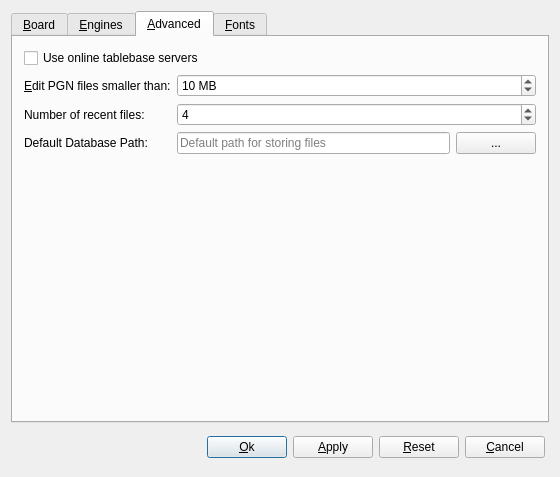
<?xml version="1.0" encoding="UTF-8"?>
<ui version="4.0">
 <class>PreferencesDialog</class>
 <widget class="QDialog" name="PreferencesDialog">
  <property name="geometry">
   <rect>
    <x>0</x>
    <y>0</y>
    <width>560</width>
    <height>477</height>
   </rect>
  </property>
  <property name="windowTitle">
   <string>Preferences</string>
  </property>
  <property name="modal">
   <bool>true</bool>
  </property>
  <layout class="QVBoxLayout" name="verticalLayout_3">
   <item>
    <widget class="QTabWidget" name="tabWidget">
     <property name="autoFillBackground">
      <bool>false</bool>
     </property>
     <property name="currentIndex">
      <number>2</number>
     </property>
     <widget class="QWidget" name="tabGeneral">
      <attribute name="title">
       <string>&amp;Board</string>
      </attribute>
      <layout class="QGridLayout">
       <item row="4" column="0">
        <widget class="QCheckBox" name="boardFrameCheck">
         <property name="text">
          <string>&amp;Draw frame between squares</string>
         </property>
        </widget>
       </item>
       <item row="2" column="0" colspan="2">
        <widget class="QLabel" name="label">
         <property name="text">
          <string>&amp;Colors:</string>
         </property>
         <property name="buddy">
          <cstring>boardColorsList</cstring>
         </property>
        </widget>
       </item>
       <item row="5" column="0">
        <spacer>
         <property name="orientation">
          <enum>Qt::Vertical</enum>
         </property>
         <property name="sizeType">
          <enum>QSizePolicy::Expanding</enum>
         </property>
         <property name="sizeHint" stdset="0">
          <size>
           <width>20</width>
           <height>150</height>
          </size>
         </property>
        </spacer>
       </item>
       <item row="0" column="0">
        <widget class="QLabel" name="pieceThemeLabel">
         <property name="text">
          <string>&amp;Chess set:</string>
         </property>
         <property name="buddy">
          <cstring>pieceThemeCombo</cstring>
         </property>
        </widget>
       </item>
       <item row="0" column="2">
        <layout class="QHBoxLayout">
         <item>
          <widget class="QComboBox" name="pieceThemeCombo">
           <property name="sizePolicy">
            <sizepolicy hsizetype="MinimumExpanding" vsizetype="Fixed">
             <horstretch>0</horstretch>
             <verstretch>0</verstretch>
            </sizepolicy>
           </property>
          </widget>
         </item>
         <item>
          <widget class="QComboBox" name="pieceEffect">
           <property name="sizePolicy">
            <sizepolicy hsizetype="MinimumExpanding" vsizetype="Fixed">
             <horstretch>0</horstretch>
             <verstretch>0</verstretch>
            </sizepolicy>
           </property>
           <item>
            <property name="text">
             <string>plain</string>
            </property>
           </item>
           <item>
            <property name="text">
             <string>outline</string>
            </property>
           </item>
           <item>
            <property name="text">
             <string>outline+shadow</string>
            </property>
           </item>
          </widget>
         </item>
        </layout>
       </item>
       <item row="3" column="0" colspan="3">
        <widget class="ColorList" name="boardColorsList"/>
       </item>
       <item row="1" column="0">
        <widget class="QLabel" name="boardThemeLabel">
         <property name="text">
          <string>Board &amp;style:</string>
         </property>
         <property name="buddy">
          <cstring>boardThemeCombo</cstring>
         </property>
        </widget>
       </item>
       <item row="1" column="2">
        <widget class="QComboBox" name="boardThemeCombo">
         <property name="sizePolicy">
          <sizepolicy hsizetype="MinimumExpanding" vsizetype="Fixed">
           <horstretch>0</horstretch>
           <verstretch>0</verstretch>
          </sizepolicy>
         </property>
        </widget>
       </item>
       <item row="6" column="0" colspan="3">
        <widget class="QGroupBox" name="groupBox">
         <property name="sizePolicy">
          <sizepolicy hsizetype="Expanding" vsizetype="Preferred">
           <horstretch>0</horstretch>
           <verstretch>0</verstretch>
          </sizepolicy>
         </property>
         <property name="title">
          <string>Mouse Behaviour</string>
         </property>
         <property name="alignment">
          <set>Qt::AlignBottom|Qt::AlignLeading|Qt::AlignLeft</set>
         </property>
         <layout class="QVBoxLayout" name="verticalLayout_2">
          <property name="sizeConstraint">
           <enum>QLayout::SetDefaultConstraint</enum>
          </property>
          <item>
           <widget class="QCheckBox" name="guessMoveCheck">
            <property name="text">
             <string>&amp;Guess move on left-click</string>
            </property>
           </widget>
          </item>
          <item>
           <widget class="QCheckBox" name="guessNextMove">
            <property name="text">
             <string>Next guess on right click</string>
            </property>
           </widget>
          </item>
          <item>
           <layout class="QHBoxLayout" name="horizontalLayout_2">
            <item>
             <widget class="QLabel" name="labelWheel">
              <property name="text">
               <string>Wheel sensitivity</string>
              </property>
             </widget>
            </item>
            <item>
             <spacer name="horizontalSpacer">
              <property name="orientation">
               <enum>Qt::Horizontal</enum>
              </property>
              <property name="sizeHint" stdset="0">
               <size>
                <width>40</width>
                <height>20</height>
               </size>
              </property>
             </spacer>
            </item>
            <item>
             <widget class="QLabel" name="labelFast">
              <property name="text">
               <string>Fast</string>
              </property>
             </widget>
            </item>
            <item>
             <widget class="QSlider" name="minWheelCount">
              <property name="maximum">
               <number>240</number>
              </property>
              <property name="singleStep">
               <number>60</number>
              </property>
              <property name="pageStep">
               <number>60</number>
              </property>
              <property name="orientation">
               <enum>Qt::Horizontal</enum>
              </property>
              <property name="invertedAppearance">
               <bool>false</bool>
              </property>
              <property name="tickPosition">
               <enum>QSlider::TicksBothSides</enum>
              </property>
              <property name="tickInterval">
               <number>60</number>
              </property>
             </widget>
            </item>
            <item>
             <widget class="QLabel" name="label_10">
              <property name="text">
               <string>Slow</string>
              </property>
             </widget>
            </item>
           </layout>
          </item>
         </layout>
        </widget>
       </item>
      </layout>
     </widget>
     <widget class="QWidget" name="tabEngines">
      <attribute name="title">
       <string>&amp;Engines</string>
      </attribute>
      <layout class="QGridLayout">
       <item row="1" column="0">
        <widget class="QWidget" name="engineEditWidget" native="true">
         <property name="sizePolicy">
          <sizepolicy hsizetype="Preferred" vsizetype="Maximum">
           <horstretch>0</horstretch>
           <verstretch>0</verstretch>
          </sizepolicy>
         </property>
         <layout class="QGridLayout">
          <item row="1" column="1" colspan="3">
           <widget class="QLineEdit" name="engineCommand">
            <property name="minimumSize">
             <size>
              <width>300</width>
              <height>0</height>
             </size>
            </property>
            <property name="placeholderText">
             <string>Path to executable</string>
            </property>
           </widget>
          </item>
          <item row="3" column="1" colspan="3">
           <widget class="QLineEdit" name="engineDirectory">
            <property name="minimumSize">
             <size>
              <width>300</width>
              <height>0</height>
             </size>
            </property>
            <property name="placeholderText">
             <string>Path where engine is started - usually place of books</string>
            </property>
           </widget>
          </item>
          <item row="3" column="0">
           <widget class="QLabel" name="label_2">
            <property name="text">
             <string>Directory:</string>
            </property>
           </widget>
          </item>
          <item row="4" column="0">
           <widget class="QLabel" name="label_4">
            <property name="sizePolicy">
             <sizepolicy hsizetype="Maximum" vsizetype="Maximum">
              <horstretch>0</horstretch>
              <verstretch>0</verstretch>
             </sizepolicy>
            </property>
            <property name="text">
             <string>Protocol:</string>
            </property>
           </widget>
          </item>
          <item row="0" column="0">
           <widget class="QLabel" name="label_6">
            <property name="text">
             <string>Name:</string>
            </property>
           </widget>
          </item>
          <item row="2" column="0">
           <widget class="QLabel" name="label_5">
            <property name="text">
             <string>Options:</string>
            </property>
           </widget>
          </item>
          <item row="1" column="4">
           <widget class="QToolButton" name="commandButton">
            <property name="sizePolicy">
             <sizepolicy hsizetype="Preferred" vsizetype="Fixed">
              <horstretch>0</horstretch>
              <verstretch>0</verstretch>
             </sizepolicy>
            </property>
            <property name="text">
             <string>...</string>
            </property>
           </widget>
          </item>
          <item row="1" column="0">
           <widget class="QLabel" name="label_3">
            <property name="text">
             <string>Command:</string>
            </property>
           </widget>
          </item>
          <item row="2" column="1" colspan="4">
           <widget class="QLineEdit" name="engineOptions">
            <property name="placeholderText">
             <string>Command Line Options</string>
            </property>
           </widget>
          </item>
          <item row="4" column="2">
           <widget class="QRadioButton" name="engineProtocolWinBoard">
            <property name="text">
             <string>WinBoard</string>
            </property>
           </widget>
          </item>
          <item row="4" column="4">
           <widget class="QToolButton" name="engineOptionMore">
            <property name="sizePolicy">
             <sizepolicy hsizetype="Preferred" vsizetype="Fixed">
              <horstretch>0</horstretch>
              <verstretch>0</verstretch>
             </sizepolicy>
            </property>
            <property name="text">
             <string>Options</string>
            </property>
           </widget>
          </item>
          <item row="3" column="4">
           <widget class="QToolButton" name="directoryButton">
            <property name="sizePolicy">
             <sizepolicy hsizetype="Preferred" vsizetype="Fixed">
              <horstretch>0</horstretch>
              <verstretch>0</verstretch>
             </sizepolicy>
            </property>
            <property name="layoutDirection">
             <enum>Qt::LeftToRight</enum>
            </property>
            <property name="text">
             <string>...</string>
            </property>
           </widget>
          </item>
          <item row="4" column="3">
           <spacer>
            <property name="orientation">
             <enum>Qt::Horizontal</enum>
            </property>
            <property name="sizeHint" stdset="0">
             <size>
              <width>40</width>
              <height>20</height>
             </size>
            </property>
           </spacer>
          </item>
          <item row="0" column="1" colspan="4">
           <widget class="QLineEdit" name="engineName">
            <property name="placeholderText">
             <string>Arbitrary name to identify engine </string>
            </property>
           </widget>
          </item>
          <item row="4" column="1">
           <widget class="QRadioButton" name="engineProtocolUCI">
            <property name="text">
             <string>UCI</string>
            </property>
           </widget>
          </item>
         </layout>
        </widget>
       </item>
       <item row="0" column="0">
        <layout class="QGridLayout" name="gridLayout5">
         <item row="3" column="1">
          <widget class="QPushButton" name="engineDownButton">
           <property name="text">
            <string>Down</string>
           </property>
          </widget>
         </item>
         <item row="0" column="0" rowspan="5">
          <widget class="QListWidget" name="engineList">
           <property name="editTriggers">
            <set>QAbstractItemView::NoEditTriggers</set>
           </property>
           <property name="dragEnabled">
            <bool>false</bool>
           </property>
           <property name="movement">
            <enum>QListView::Static</enum>
           </property>
           <property name="sortingEnabled">
            <bool>false</bool>
           </property>
          </widget>
         </item>
         <item row="1" column="1">
          <widget class="QPushButton" name="deleteEngineButton">
           <property name="text">
            <string>Remove</string>
           </property>
          </widget>
         </item>
         <item row="0" column="1">
          <widget class="QPushButton" name="addEngineButton">
           <property name="text">
            <string>Add...</string>
           </property>
          </widget>
         </item>
         <item row="4" column="1">
          <spacer name="horizontalSpace1">
           <property name="orientation">
            <enum>Qt::Vertical</enum>
           </property>
           <property name="sizeHint" stdset="0">
            <size>
             <width>20</width>
             <height>40</height>
            </size>
           </property>
          </spacer>
         </item>
         <item row="2" column="1">
          <widget class="QPushButton" name="engineUpButton">
           <property name="text">
            <string>Up</string>
           </property>
          </widget>
         </item>
        </layout>
       </item>
      </layout>
     </widget>
     <widget class="QWidget" name="tabAdvanced">
      <attribute name="title">
       <string>&amp;Advanced</string>
      </attribute>
      <layout class="QVBoxLayout" name="verticalLayout1">
       <item>
        <widget class="QCheckBox" name="tablebaseCheck">
         <property name="text">
          <string>Use online tablebase servers</string>
         </property>
        </widget>
       </item>
       <item>
        <layout class="QGridLayout" name="gridLayout4">
         <item row="0" column="1">
          <widget class="QSpinBox" name="limitSpin">
           <property name="suffix">
            <string> MB</string>
           </property>
           <property name="minimum">
            <number>0</number>
           </property>
           <property name="maximum">
            <number>150</number>
           </property>
           <property name="value">
            <number>10</number>
           </property>
          </widget>
         </item>
         <item row="0" column="0">
          <widget class="QLabel" name="label_7">
           <property name="text">
            <string>&amp;Edit PGN files smaller than:</string>
           </property>
           <property name="buddy">
            <cstring>limitSpin</cstring>
           </property>
          </widget>
         </item>
         <item row="1" column="0">
          <widget class="QLabel" name="label_8">
           <property name="text">
            <string>Number of recent files:</string>
           </property>
           <property name="buddy">
            <cstring>spinBoxRecentFiles</cstring>
           </property>
          </widget>
         </item>
         <item row="1" column="1">
          <widget class="QSpinBox" name="spinBoxRecentFiles">
           <property name="maximum">
            <number>10</number>
           </property>
           <property name="value">
            <number>4</number>
           </property>
          </widget>
         </item>
         <item row="2" column="0">
          <widget class="QLabel" name="label_9">
           <property name="sizePolicy">
            <sizepolicy hsizetype="Preferred" vsizetype="Preferred">
             <horstretch>0</horstretch>
             <verstretch>0</verstretch>
            </sizepolicy>
           </property>
           <property name="text">
            <string>Default Database Path:</string>
           </property>
           <property name="buddy">
            <cstring>defaultDataBasePath</cstring>
           </property>
          </widget>
         </item>
         <item row="2" column="1">
          <layout class="QHBoxLayout" name="horizontalLayout_5">
           <item>
            <widget class="QLineEdit" name="defaultDataBasePath">
             <property name="sizePolicy">
              <sizepolicy hsizetype="Expanding" vsizetype="Fixed">
               <horstretch>0</horstretch>
               <verstretch>0</verstretch>
              </sizepolicy>
             </property>
             <property name="placeholderText">
              <string>Default path for storing files</string>
             </property>
            </widget>
           </item>
           <item>
            <widget class="QPushButton" name="browsePathButton">
             <property name="text">
              <string>...</string>
             </property>
            </widget>
           </item>
          </layout>
         </item>
        </layout>
       </item>
       <item>
        <spacer name="verticalSpacer1">
         <property name="orientation">
          <enum>Qt::Vertical</enum>
         </property>
         <property name="sizeHint" stdset="0">
          <size>
           <width>20</width>
           <height>329</height>
          </size>
         </property>
        </spacer>
       </item>
      </layout>
     </widget>
     <widget class="QWidget" name="tabFonts">
      <attribute name="title">
       <string>&amp;Fonts</string>
      </attribute>
      <layout class="QVBoxLayout" name="verticalLayout">
       <item>
        <layout class="QHBoxLayout" name="horizontalLayout">
         <item>
          <widget class="QLabel" name="labelGameTextFontSize">
           <property name="text">
            <string>&amp;Game Text Font Size:</string>
           </property>
           <property name="buddy">
            <cstring>gameTextFontSizeSpin</cstring>
           </property>
          </widget>
         </item>
         <item>
          <widget class="QSpinBox" name="gameTextFontSizeSpin">
           <property name="minimum">
            <number>5</number>
           </property>
           <property name="maximum">
            <number>30</number>
           </property>
           <property name="value">
            <number>14</number>
           </property>
          </widget>
         </item>
        </layout>
       </item>
       <item>
        <layout class="QHBoxLayout" name="horizontalLayout_3">
         <item>
          <widget class="QLabel" name="labelListFontSize">
           <property name="text">
            <string>List Font Size</string>
           </property>
           <property name="buddy">
            <cstring>spinBoxListFontSize</cstring>
           </property>
          </widget>
         </item>
         <item>
          <widget class="QSpinBox" name="spinBoxListFontSize">
           <property name="minimum">
            <number>5</number>
           </property>
           <property name="maximum">
            <number>30</number>
           </property>
           <property name="value">
            <number>14</number>
           </property>
          </widget>
         </item>
        </layout>
       </item>
       <item>
        <spacer name="verticalSpacer">
         <property name="orientation">
          <enum>Qt::Vertical</enum>
         </property>
         <property name="sizeHint" stdset="0">
          <size>
           <width>20</width>
           <height>329</height>
          </size>
         </property>
        </spacer>
       </item>
      </layout>
     </widget>
    </widget>
   </item>
   <item>
    <layout class="QHBoxLayout">
     <property name="margin">
      <number>4</number>
     </property>
     <item>
      <spacer>
       <property name="orientation">
        <enum>Qt::Horizontal</enum>
       </property>
       <property name="sizeType">
        <enum>QSizePolicy::Expanding</enum>
       </property>
       <property name="sizeHint" stdset="0">
        <size>
         <width>121</width>
         <height>29</height>
        </size>
       </property>
      </spacer>
     </item>
     <item>
      <widget class="QPushButton" name="okButton">
       <property name="text">
        <string>&amp;Ok</string>
       </property>
       <property name="default">
        <bool>true</bool>
       </property>
      </widget>
     </item>
     <item>
      <widget class="QPushButton" name="applyButton">
       <property name="text">
        <string>&amp;Apply</string>
       </property>
       <property name="default">
        <bool>false</bool>
       </property>
      </widget>
     </item>
     <item>
      <widget class="QPushButton" name="resetButton">
       <property name="text">
        <string>&amp;Reset</string>
       </property>
      </widget>
     </item>
     <item>
      <widget class="QPushButton" name="cancelButton">
       <property name="text">
        <string>&amp;Cancel</string>
       </property>
      </widget>
     </item>
    </layout>
   </item>
  </layout>
 </widget>
 <layoutdefault spacing="6" margin="11"/>
 <customwidgets>
  <customwidget>
   <class>ColorList</class>
   <extends>QListWidget</extends>
   <header>colorlist.h</header>
  </customwidget>
 </customwidgets>
 <tabstops>
  <tabstop>tabWidget</tabstop>
  <tabstop>pieceThemeCombo</tabstop>
  <tabstop>boardThemeCombo</tabstop>
  <tabstop>boardColorsList</tabstop>
  <tabstop>engineList</tabstop>
  <tabstop>addEngineButton</tabstop>
  <tabstop>deleteEngineButton</tabstop>
  <tabstop>engineName</tabstop>
  <tabstop>engineCommand</tabstop>
  <tabstop>engineOptions</tabstop>
  <tabstop>engineDirectory</tabstop>
  <tabstop>engineProtocolUCI</tabstop>
  <tabstop>engineProtocolWinBoard</tabstop>
  <tabstop>okButton</tabstop>
  <tabstop>applyButton</tabstop>
  <tabstop>cancelButton</tabstop>
 </tabstops>
 <resources/>
 <connections/>
</ui>
